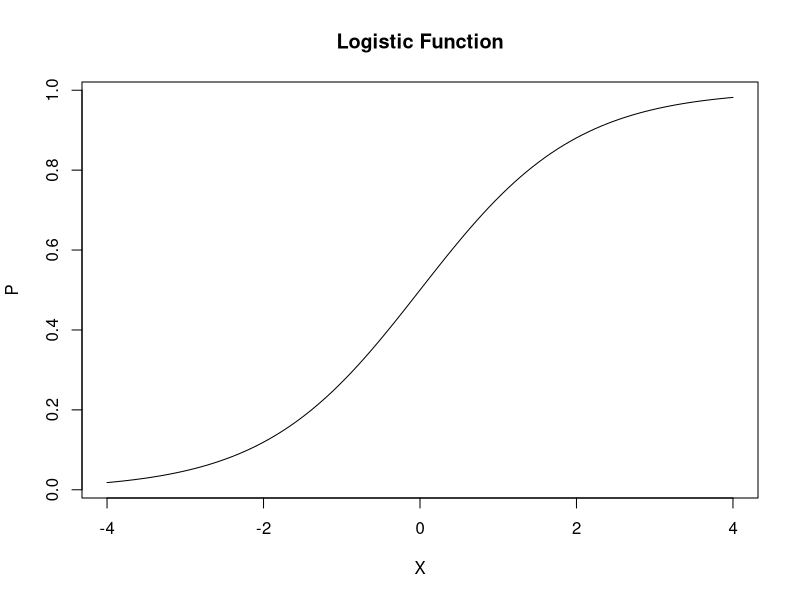

The R script that drew this image:
# Logistic function
# plot of the logistic function

f_logistic <- function(x) {
  return (1/(1 + exp(-x)))
  }
  
curve(f_logistic,
  from = -4, 
  to = 4,
  ylab = "P",
  xlab = "X",
  main = "Logistic Function")
  
